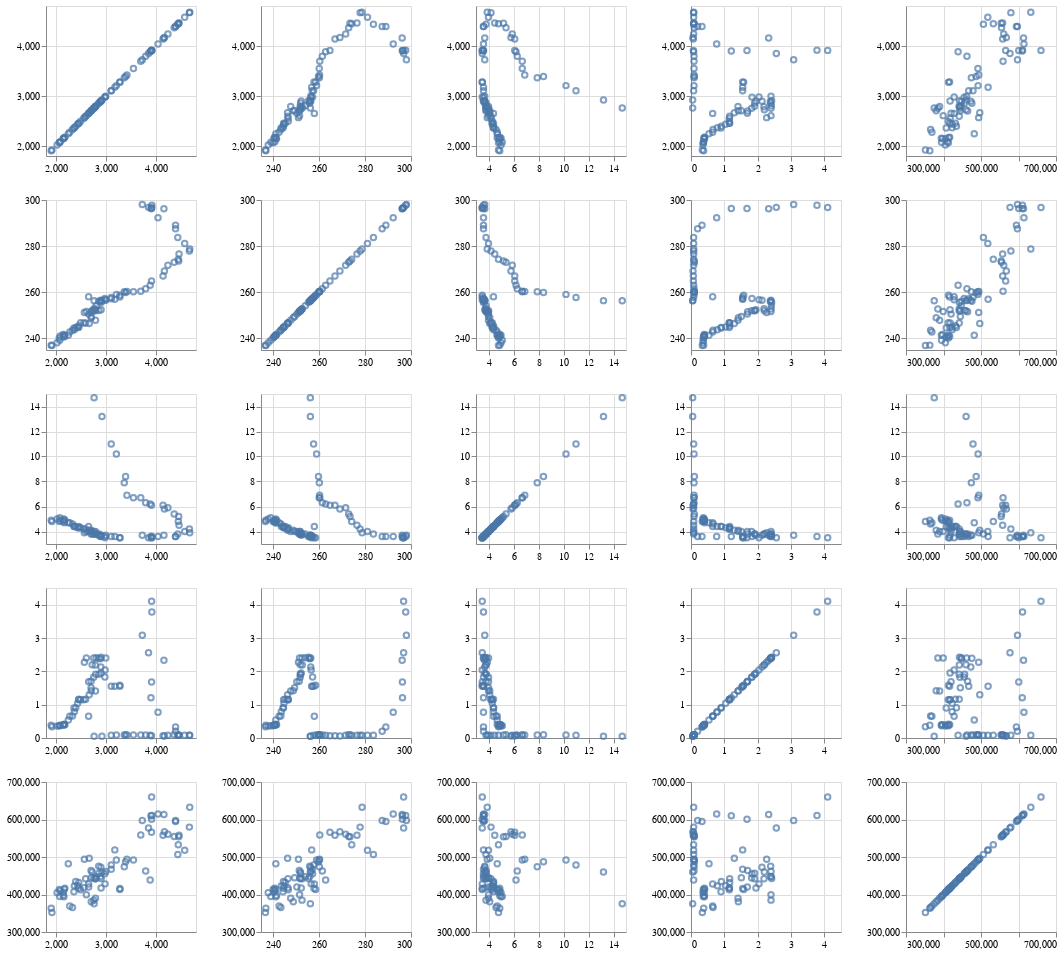

Source (notebook cell):
### Code cell
# Scatter plots
columns = np.asarray(df.columns)
scatter = alt.Chart(df, height=150, width=150).mark_point(
).encode(
    alt.X(alt.repeat('column'), type = 'quantitative', scale=alt.Scale(zero=False), title=''),
    alt.Y(alt.repeat('row'), type = 'quantitative', scale=alt.Scale(zero=False), title='')
).repeat(
    row = columns, column = columns
)
scatter

### Figure 1 — Vega-Lite specification as saved in the notebook (floating-point values rounded to 4 significant figures)
{"config": {"view": {"continuousWidth": 400, "continuousHeight": 300}}, "repeat": {"column": ["SP500", "CPI", "Unemployment", "Fund_rate", "Retail"], "row": ["SP500", "CPI", "Unemployment", "Fund_rate", "Retail"]}, "spec": {"data": {"name": "data-c944da3794164033c5135f79d7c3d645"}, "mark": "point", "encoding": {"x": {"field": {"repeat": "column"}, "scale": {"zero": false}, "title": "", "type": "quantitative"}, "y": {"field": {"repeat": "row"}, "scale": {"zero": false}, "title": "", "type": "quantitative"}}, "height": 150, "width": 150}, "$schema": "https://vega.github.io/schema/vega-lite/v4.17.0.json", "datasets": {"data-c944da3794164033c5135f79d7c3d645": [{"SP500": 1919.0, "CPI": 236.9, "Unemployment": 4.8, "Fund_rate": 0.34, "Retail": 351772}, {"SP500": 1904.0, "CPI": 237.1, "Unemployment": 4.9, "Fund_rate": 0.38, "Retail": 363527}, {"SP500": 2022.0, "CPI": 238.1, "Unemployment": 5.0, "Fund_rate": 0.36, "Retail": 404996}, {"SP500": 2076.0, "CPI": 239.3, "Unemployment": 5.1, "Fund_rate": 0.37, "Retail": 394743}, {"SP500": 2066.0, "CPI": 240.2, "Unemployment": 4.8, "Fund_rate": 0.37, "Retail": 413036}, {"SP500": 2084.0, "CPI": 241.0, "Unemployment": 4.9, "Fund_rate": 0.38, "Retail": 410071}, {"SP500": 2149.0, "CPI": 240.6, "Unemployment": 4.8, "Fund_rate": 0.39, "Retail": 405965}, {"SP500": 2177.0, "CPI": 240.8, "Unemployment": 4.9, "Fund_rate": 0.4, "Retail": 416489}, {"SP500": 2158.0, "CPI": 241.4, "Unemployment": 5.0, "Fund_rate": 0.4, "Retail": 394200}, {"SP500": 2143.0, "CPI": 241.7, "Unemployment": 4.9, "Fund_rate": 0.4, "Retail": 397394}, {"SP500": 2165.0, "CPI": 241.4, "Unemployment": 4.7, "Fund_rate": 0.41, "Retail": 413901}, {"SP500": 2247.0, "CPI": 241.4, "Unemployment": 4.7, "Fund_rate": 0.54, "Retail": 482002}, {"SP500": 2275.0, "CPI": 242.8, "Unemployment": 4.7, "Fund_rate": 0.65, "Retail": 369081}, {"SP500": 2330.0, "CPI": 243.6, "Unemployment": 4.6, "Fund_rate": 0.66, "Retail": 365592}, {"SP500": 2367.0, "CPI": 243.8, "Unemployment": 4.4, "Fund_rate": 0.79, "Retail": 423002}, {"SP500": 2359.0, "CPI": 244.5, "Unemployment": 4.4, "Fund_rate": 0.9, "Retail": 407240}, {"SP500": 2395.0, "CPI": 244.7, "Unemployment": 4.4, "Fund_rate": 0.91, "Retail": 434506}, {"SP500": 2434.0, "CPI": 245.0, "Unemployment": 4.3, "Fund_rate": 1.04, "Retail": 423066}, {"SP500": 2454.0, "CPI": 244.8, "Unemployment": 4.3, "Fund_rate": 1.15, "Retail": 416906}, {"SP500": 2456.0, "CPI": 245.5, "Unemployment": 4.4, "Fund_rate": 1.16, "Retail": 431804}, {"SP500": 2493.0, "CPI": 246.8, "Unemployment": 4.3, "Fund_rate": 1.15, "Retail": 412546}, {"SP500": 2557.0, "CPI": 246.7, "Unemployment": 4.2, "Fund_rate": 1.15, "Retail": 417773}, {"SP500": 2594.0, "CPI": 246.7, "Unemployment": 4.2, "Fund_rate": 1.16, "Retail": 441933}, {"SP500": 2664.0, "CPI": 246.5, "Unemployment": 4.1, "Fund_rate": 1.3, "Retail": 496765}, {"SP500": 2790.0, "CPI": 247.9, "Unemployment": 4.0, "Fund_rate": 1.41, "Retail": 389740}, {"SP500": 2705.0, "CPI": 249.0, "Unemployment": 4.1, "Fund_rate": 1.42, "Retail": 380598}, {"SP500": 2703.0, "CPI": 249.6, "Unemployment": 4.0, "Fund_rate": 1.51, "Retail": 444925}, {"SP500": 2654.0, "CPI": 250.5, "Unemployment": 4.0, "Fund_rate": 1.69, "Retail": 420209}, {"SP500": 2701.0, "CPI": 251.6, "Unemployment": 3.8, "Fund_rate": 1.7, "Retail": 464271}, {"SP500": 2754.0, "CPI": 252.0, "Unemployment": 4.0, "Fund_rate": 1.82, "Retail": 443732}, {"SP500": 2794.0, "CPI": 252.0, "Unemployment": 3.8, "Fund_rate": 1.91, "Retail": 441832}, {"SP500": 2858.0, "CPI": 252.1, "Unemployment": 3.8, "Fund_rate": 1.91, "Retail": 456445}, {"SP500": 2902.0, "CPI": 252.4, "Unemployment": 3.7, "Fund_rate": 1.95, "Retail": 417510}, {"SP500": 2785.0, "CPI": 252.9, "Unemployment": 3.8, "Fund_rate": 2.19, "Retail": 442256}, {"SP500": 2723.0, "CPI": 252.0, "Unemployment": 3.8, "Fund_rate": 2.2, "Retail": 460034}, {"SP500": 2567.0, "CPI": 251.2, "Unemployment": 3.9, "Fund_rate": 2.27, "Retail": 493873}, {"SP500": 2607.0, "CPI": 251.7, "Unemployment": 4.0, "Fund_rate": 2.4, "Retail": 399359}, {"SP500": 2755.0, "CPI": 252.8, "Unemployment": 3.8, "Fund_rate": 2.4, "Retail": 384977}, {"SP500": 2804.0, "CPI": 254.2, "Unemployment": 3.8, "Fund_rate": 2.41, "Retail": 447160}, {"SP500": 2904.0, "CPI": 255.5, "Unemployment": 3.6, "Fund_rate": 2.42, "Retail": 442704}, {"SP500": 2855.0, "CPI": 256.1, "Unemployment": 3.7, "Fund_rate": 2.39, "Retail": 475656}, {"SP500": 2890.0, "CPI": 256.1, "Unemployment": 3.6, "Fund_rate": 2.38, "Retail": 448224}, {"SP500": 2996.0, "CPI": 256.6, "Unemployment": 3.7, "Fund_rate": 2.4, "Retail": 461642}, {"SP500": 2897.0, "CPI": 256.6, "Unemployment": 3.7, "Fund_rate": 2.13, "Retail": 472891}, {"SP500": 2982.0, "CPI": 256.8, "Unemployment": 3.5, "Fund_rate": 2.04, "Retail": 428334}, {"SP500": 2978.0, "CPI": 257.3, "Unemployment": 3.6, "Fund_rate": 1.83, "Retail": 455035}, {"SP500": 3105.0, "CPI": 257.2, "Unemployment": 3.6, "Fund_rate": 1.55, "Retail": 467311}, {"SP500": 3177.0, "CPI": 257.0, "Unemployment": 3.6, "Fund_rate": 1.55, "Retail": 518979}, {"SP500": 3278.0, "CPI": 258.0, "Unemployment": 3.5, "Fund_rate": 1.55, "Retail": 416285}, {"SP500": 3277.0, "CPI": 258.7, "Unemployment": 3.5, "Fund_rate": 1.58, "Retail": 413203}, {"SP500": 2652.0, "CPI": 258.1, "Unemployment": 4.4, "Fund_rate": 0.65, "Retail": 428285}, {"SP500": 2762.0, "CPI": 256.4, "Unemployment": 14.7, "Fund_rate": 0.05, "Retail": 375242}, {"SP500": 2920.0, "CPI": 256.4, "Unemployment": 13.2, "Fund_rate": 0.05, "Retail": 460253}, {"SP500": 3105.0, "CPI": 257.8, "Unemployment": 11.0, "Fund_rate": 0.08, "Retail": 478667}, {"SP500": 3208.0, "CPI": 259.1, "Unemployment": 10.2, "Fund_rate": 0.09, "Retail": 492259}, {"SP500": 3392.0, "CPI": 259.9, "Unemployment": 8.4, "Fund_rate": 0.1, "Retail": 487134}, {"SP500": 3366.0, "CPI": 260.3, "Unemployment": 7.9, "Fund_rate": 0.09, "Retail": 474284}, {"SP500": 3419.0, "CPI": 260.4, "Unemployment": 6.9, "Fund_rate": 0.09, "Retail": 494134}, {"SP500": 3549.0, "CPI": 260.2, "Unemployment": 6.7, "Fund_rate": 0.09, "Retail": 491813}, {"SP500": 3695.0, "CPI": 260.5, "Unemployment": 6.7, "Fund_rate": 0.09, "Retail": 558834}, {"SP500": 3794.0, "CPI": 261.6, "Unemployment": 6.3, "Fund_rate": 0.09, "Retail": 462558}, {"SP500": 3883.0, "CPI": 263.0, "Unemployment": 6.2, "Fund_rate": 0.08, "Retail": 438933}, {"SP500": 3911.0, "CPI": 264.9, "Unemployment": 6.1, "Fund_rate": 0.07, "Retail": 565764}, {"SP500": 4141.0, "CPI": 267.1, "Unemployment": 6.1, "Fund_rate": 0.07, "Retail": 557874}, {"SP500": 4168.0, "CPI": 269.2, "Unemployment": 5.8, "Fund_rate": 0.06, "Retail": 567461}, {"SP500": 4238.0, "CPI": 271.7, "Unemployment": 5.9, "Fund_rate": 0.08, "Retail": 560679}, {"SP500": 4364.0, "CPI": 273.0, "Unemployment": 5.4, "Fund_rate": 0.1, "Retail": 554845}, {"SP500": 4454.0, "CPI": 273.6, "Unemployment": 5.2, "Fund_rate": 0.09, "Retail": 553822}, {"SP500": 4446.0, "CPI": 274.3, "Unemployment": 4.8, "Fund_rate": 0.08, "Retail": 532840}, {"SP500": 4461.0, "CPI": 276.6, "Unemployment": 4.5, "Fund_rate": 0.08, "Retail": 557737}, {"SP500": 4667.0, "CPI": 277.9, "Unemployment": 4.2, "Fund_rate": 0.08, "Retail": 579687}, {"SP500": 4675.0, "CPI": 278.8, "Unemployment": 3.9, "Fund_rate": 0.08, "Retail": 632849}, {"SP500": 4574.0, "CPI": 281.1, "Unemployment": 4.0, "Fund_rate": 0.08, "Retail": 518146}, {"SP500": 4436.0, "CPI": 283.7, "Unemployment": 3.8, "Fund_rate": 0.08, "Retail": 506400}, {"SP500": 4391.0, "CPI": 287.5, "Unemployment": 3.6, "Fund_rate": 0.2, "Retail": 597077}, {"SP500": 4391.0, "CPI": 289.1, "Unemployment": 3.6, "Fund_rate": 0.33, "Retail": 594426}, {"SP500": 4040.0, "CPI": 292.3, "Unemployment": 3.6, "Fund_rate": 0.77, "Retail": 614474}, {"SP500": 3899.0, "CPI": 296.3, "Unemployment": 3.6, "Fund_rate": 1.21, "Retail": 609933}, {"SP500": 3912.0, "CPI": 296.3, "Unemployment": 3.5, "Fund_rate": 1.68, "Retail": 600746}, {"SP500": 4159.0, "CPI": 296.2, "Unemployment": 3.7, "Fund_rate": 2.33, "Retail": 613416}, {"SP500": 3851.0, "CPI": 296.8, "Unemployment": 3.5, "Fund_rate": 2.56, "Retail": 577370}, {"SP500": 3726.0, "CPI": 298.0, "Unemployment": 3.7, "Fund_rate": 3.08, "Retail": 597349}, {"SP500": 3917.0, "CPI": 297.7, "Unemployment": 3.6, "Fund_rate": 3.78, "Retail": 610784}, {"SP500": 3912.0, "CPI": 296.8, "Unemployment": 3.5, "Fund_rate": 4.1, "Retail": 660004}]}}
